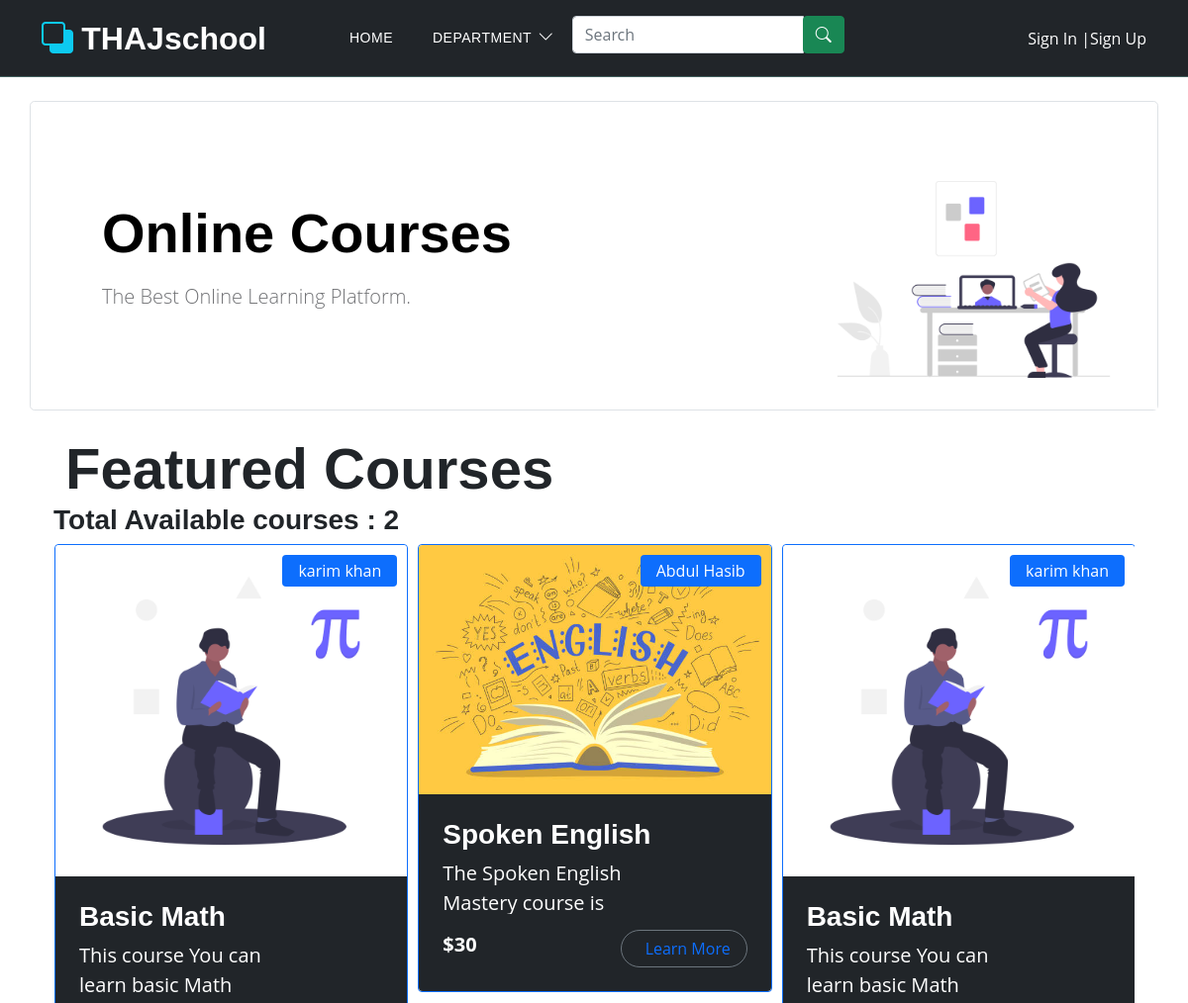
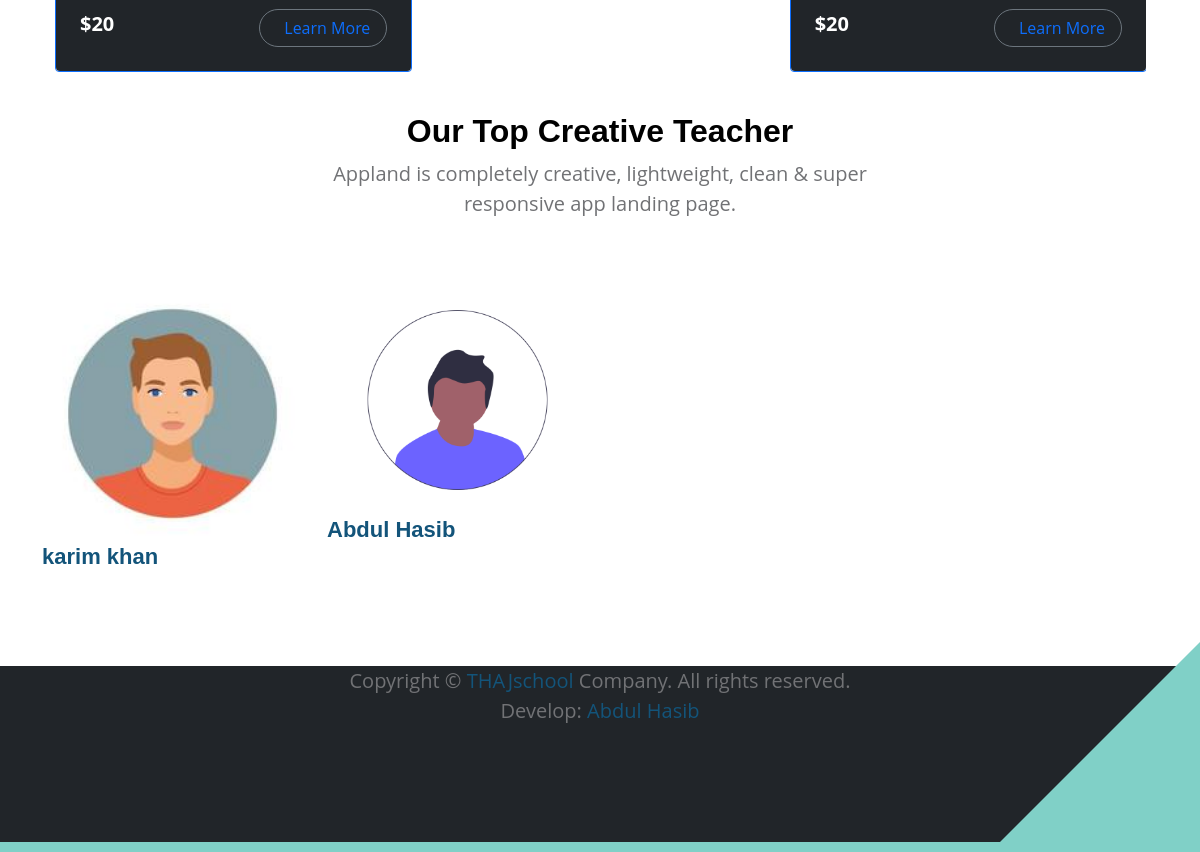
The page /student/ on the database its author committed (2 pictures, top to bottom).
### teachers/models.py (models this page shows, shortened)
class addCourses(models.Model):
  user = models.ForeignKey(Teacher, related_name='account', on_delete=models.CASCADE)
  title = models.CharField(max_length=100)
  slug = models.SlugField(unique=True)
  description = models.TextField(max_length=1000)
  department = models.ForeignKey(Department, on_delete=models.CASCADE)
  created_date = models.DateTimeField(auto_now_add=True)
  modified_date = models.DateTimeField(auto_now=True)
  available_courses= models.BooleanField(default=True)
  price = models.IntegerField()
  course_duration = models.CharField(max_length=50)
  course_content = models.TextField(max_length=2000)
  img = models.ImageField(upload_to='images/', blank =True)
  video = models.FileField(upload_to='teacher/course-video/', blank=True)
  course_video = models.FileField(upload_to='teacher/course-video/', blank=True)

### accounts/models.py (models this page shows, shortened)
class UserAccount(AbstractBaseUser):
  class Types(models.TextChoices):
        STUDENT = "STUDENT" , "student"
        TEACHER = "TEACHER" , "teacher"
  type = models.CharField(max_length = 8 , choices = Types.choices , default = Types.TEACHER)
  first_name = models.CharField(max_length=50, null=True)
  last_name = models.CharField(max_length=50, null=True)
  username = models.CharField(max_length=50, unique=True, null=True)
  phone_number = models.CharField(max_length=50, null=True)
  email = models.EmailField(max_length=100, unique=True)
  image = models.ImageField(upload_to = 'images/account/', null=False, blank = False, default='images/account/profile.jpg')
  date_joined = models.DateTimeField(auto_now_add=True)
  last_login = models.DateTimeField(auto_now=True, null=True)
  is_active = models.BooleanField(default = True)
  is_staff = models.BooleanField(default = False)
  is_superuser = models.BooleanField(default = False)
  is_admin = models.BooleanField(default= False)
  is_student = models.BooleanField(default = False)
  is_teacher = models.BooleanField(default = False)
  USERNAME_FIELD = "email"
  REQUIRED_FIELDS = ['username', 'first_name', 'last_name']
  objects = UserAccountManager()

### students/views.py (the view, shortened to what this page needs)
# urls.py: path('', views.mainPageView, name = 'main_page'),
def mainPageView(request, slug_department=None):
  teacher = Teacher.objects.all()
  teacher_valid = True
  lst = []
  if slug_department != None:
    department = get_object_or_404(Department, slug =slug_department)
    course = addCourses.objects.filter(available_courses=True, department = department )
    p_count = course.count()
  else:
    course = addCourses.objects.filter(available_courses=True)
    p_count = course.count()
  if teacher_valid == True:
    teachers =  teacher
  else:
    teachers = lst
  context = {
    'course':course,
    'p_count':p_count,
    'teachers':teachers,
  }
  return render(request, 'main_page.html', context)

### accounts/models.py (called while the page is built)
	def get_queryset(self , *args , **kwargs):
		queryset = super().get_queryset(*args , **kwargs)
		queryset = queryset.filter(type = UserAccount.Types.TEACHER)
		return queryset

### teachers/context_processors.py (called while the page is built)
def menu_links(request):
  links = Department.objects.all()
  return dict(links = links)

### teachers/models.py (called while the page is built)
  def get_url(self):
    return reverse('department_page', args=[self.slug])

### students/templates/main_page.html (shortened to what this page needs)
{% extends "base.html" %}
{% block content %}
{% load static %}
{% include "includes/stu_navbar.html" %}
<div class="container my-4 ">
  <div class="row p-4 pb-0 pe-lg-0 pt-lg-5 align-items-center rounded-3 border ">
    <div class="col-lg-7 p-3 p-lg-5 pt-lg-3">
      <div class="lc-block mb-3">
        <div editable="rich">
          <h2 class="fw-bold display-4 ">Online Courses&nbsp;<p></p>
          </h2>
        </div>
      </div>
      <div class="lc-block mb-3">
        <div editable="rich">
          <p class="lead">The Best Online Learning Platform.
          </p>
        </div>
      </div>
    </div>
    <div class="col-lg-4 offset-lg-1 p-0 overflow-hidden ">
      <div class="lc-block"><img class="rounded-start w-100" src="{% static 'images/Teacher_student/hero.png' %}"
          alt="Photo by Diego PH" width="720"></div>
    </div>
  </div>
</div>
<div class="container">
  <div class="container-fluid vesitable  ">
    <div class="container">
      <h1 class="mb-0">Featured Courses</h1>
    </div>
    <h4 class="text-dark">Total Available courses : {{p_count}}</h4>
    <div class="owl-carousel vegetable-carousel justify-content-center">
      {% for i in course %}
      <div class="border border-primary rounded position-relative vesitable-item">
        <div class="vesitable-img">
          <img src="{{i.img.url}}" class="img-fluid w-100 rounded-top" alt="">
        </div>
        <div class="text-white bg-primary px-3 py-1 rounded position-absolute" style="top: 10px; right: 10px;">
          {{i.user.first_name}} {{i.user.last_name}}</div>
        <div class="p-4 rounded-bottom bg-dark ">
          <h4 class="text-white">{{i.title}}</h4>
          <p style="
            display: -webkit-box;
            -webkit-line-clamp: 3;
            -webkit-box-orient: vertical;
            max-width: 200px;
            overflow: hidden;
            text-overflow: ellipsis;
            height:56px;" class="text-white">{{i.description}}</p>
          <div class="d-flex justify-content-between flex-lg-wrap">
            <p class="text-white fs-5 fw-bold mb-0">${{i.price}}</p>
            <a href="{% url 'single_page' i.slug %}"
              class="btn  border border-secondary rounded-pill px-3 text-primary"> Learn More</a>
          </div>
        </div>
      </div>
      {% endfor %}
    </div>
  </div>
</div>
<div class="container py-3 mt-4 mb-4">
  <div class="row justify-content-center">
    <div class="col-12 col-sm-8 col-lg-6">
      <div class="section_heading text-center wow fadeInUp" data-wow-delay="0.2s"
        style="visibility: visible; animation-delay: 0.2s; animation-name: fadeInUp;">
        <h3>Our Top Creative <span> Teacher</span></h3>
        <p>Appland is completely creative, lightweight, clean &amp; super responsive app landing page.</p>
      </div>
    </div>
  </div>
  <div class="row">
    {% for i in teachers %}
    <div class="col-12 col-sm-6 col-lg-3 py-5">
      <div class="single_advisor_profile wow fadeInUp" data-wow-delay="0.2s"
        style="visibility: visible; animation-delay: 0.2s; animation-name: fadeInUp;">
        <div class="advisor_thumb"><img src="{{i.image.url}}" class="img-fluid w-100 rounded-top" alt="">
        </div>
        <div class="single_advisor_details_info">
          <h6>{{i.first_name }} {{i.last_name}}</h6>
        </div>
      </div>
    </div>
    {% endfor %}
  </div>
</div>
{% endblock content %}

### templates/base.html (shortened to what this page needs)
<!DOCTYPE html>
{% load static %}
<html lang="en">
<head>
  <link rel="stylesheet" href="https://cdnjs.cloudflare.com/ajax/libs/OwlCarousel2/2.3.4/assets/owl.carousel.min.css">
  <link rel="stylesheet"
    href="https://cdnjs.cloudflare.com/ajax/libs/OwlCarousel2/2.3.4/assets/owl.theme.default.min.css">
  <link href="https://cdn.jsdelivr.net/npm/bootstrap@5.0.2/dist/css/bootstrap.min.css" rel="stylesheet"
>
  <link rel="stylesheet" href="{% static 'css/bootstrap-icons.css'%}">
  <link rel="stylesheet" href="{% static 'css/templatemo-topic-listing.css' %}">
</head>
<body >
  {% block content %}
  {% endblock content %}
  {% include "includes/footer.html" %}
</body>
</html>

### templates/includes/stu_navbar.html (shortened to what this page needs)
<nav class="navbar navbar-expand-lg bg-dark sticky-top">
  <div class="container">
    <a class="navbar-brand " href="{% url 'home' %}">
      <i class="bi-back text-info"></i>
      <span class="text-white">THAJschool</span>
    </a>
    <div class="collapse navbar-collapse" id="navbarNav">
      <ul class="navbar-nav ms-lg-5 me-lg-auto">
        <li class="nav-item">
          <a class="nav-link click-scroll" href="{% url 'main_page'%}">Home</a>
        </li>
        <li class="nav-item dropdown">
          <a class="nav-link dropdown-toggle" href="#" id="navbarLightDropdownMenuLink" role="button"
            data-bs-toggle="dropdown" aria-expanded="false">Department</a>
        </li>
        <li class="nav-item mt-2 navbar-nav">
          <form action="{% url 'search' %}" class="search" method="GET">
            <div class="input-group w-150">
              <input type="text" class="form-control" style="width: 80%;" placeholder="Search" name="keyword" />
              <div class="input-group-append">
                <button class="btn btn-success" type="submit">
                  <i class="bi bi-search"></i>
                </button>
              </div>
            </div>
          </form>
        </li>
      </ul>
      {% if request.user.is_authenticated %}
      <ul class="navbar-nav flex-row ms-auto align-items-center ">
        <li class="nav-item dropdown ">
          <a class="nav-link nav-icon-hover" href="javascript:void(0)" id="drop2" data-bs-toggle="dropdown"
            aria-expanded="false">
            <img src="{{request.user.image.url}}" alt="" width="35" height="35" class="rounded-circle">
          </a>
          <div class="dropdown-menu dropdown-menu-end dropdown-menu-animate-up" aria-labelledby="drop2">
            <div class="message-body">
              <a href="{% url 'student_profile' %}" class="d-flex align-items-center gap-2 dropdown-item">
                <i class="ti ti-user fs-6"></i>
                <p class="mb-0 fs-3">My Profile</p>
              </a>
              <a href="{% url 'student_logout' %}" class="btn btn-outline-primary mx-3 mt-2 d-block">Logout</a>
            </div>
          </div>
        </li>
      </ul>
      {% else %}
      <a class="text-white ml-5" href="{% url 'student_login' %}">Sign In |</a>
      <a class="text-white " href="{% url 'student_register' %}">Sign Up</a>
      {% endif %}
    </div>
  </div>
</nav>

### templates/includes/footer.html
<footer class="site-footer section-padding bg-dark">
  <div class="container">
    <div class="row text-center">
      <p>Copyright © <a href="#">THAJschool</a> Company. All rights reserved.
        <br>Develop: <a href="https://www.facebook.com/abdulhasib30/" target="_blank" title="free CSS templates">Abdul
          Hasib</a>
      </p>
    </div>
  </div>
</footer>

### static/css/templatemo-topic-listing.css (style rules this page uses)
:root { --white-color: #ffffff; --primary-color: #13547a; --secondary-color: #80d0c7; --section-bg-color: #f0f8ff; --custom-btn-bg-color: #80d0c7; --custom-btn-bg-hover-color: #13547a; --dark-color: #000000; --p-color: #717275; --border-color: #7fffd4; --link-hover-color: #13547a; --body-font-family: 'Open Sans', sans-serif; --title-font-family: 'Montserrat', sans-serif; --h1-font-size: 58px; --h2-font-size: 46px; --h3-font-size: 32px; --h4-font-size: 28px; --h5-font-size: 24px; --h6-font-size: 22px; --p-font-size: 20px; --menu-font-size: 14px; --btn-font-size: 18px; --copyright-font-size: 16px; --border-radius-large: 100px; --border-radius-medium: 20px; --border-radius-small: 10px; --font-weight-normal: 400; --font-weight-medium: 500; --font-weight-semibold: 600; --font-weight-bold: 700; }
body { background-color: var(--white-color); font-family: var(--body-font-family); }
h2, h3, h4, h5, h6 { color: var(--dark-color); }
h1, h2, h3, h4, h5, h6 { font-family: var(--title-font-family); font-weight: var(--font-weight-semibold); }
h1 { font-size: var(--h1-font-size); font-weight: var(--font-weight-bold); }
h2 { font-size: var(--h2-font-size); font-weight: var(--font-weight-bold); }
h3 { font-size: var(--h3-font-size); }
h4 { font-size: var(--h4-font-size); }
h6 { color: var(--primary-color); font-size: var(--h6-font-size); }
p { color: var(--p-color); font-size: var(--p-font-size); font-weight: var(--font-weight-normal); }
ul li { color: var(--p-color); font-size: var(--p-font-size); font-weight: var(--font-weight-normal); }
a, button { touch-action: manipulation; transition: all 0.3s; }
a { display:inline; color: var(--primary-color); text-decoration: none; }
.section-padding { padding-bottom: 100px; }
.navbar { background: transparent; border-bottom: 1px solid rgba(128, 208, 199, 0.35); z-index: 9; }
.navbar-brand, .navbar-brand:hover { font-size: var(--h3-font-size); font-weight: var(--font-weight-bold); display: block; }
.navbar-brand span { font-family: var(--title-font-family); }
.navbar-expand-lg .navbar-nav .nav-link { border-radius: var(--border-radius-large); margin: 10px; padding: 10px; }
.navbar-nav .nav-link { display: inline-block; color: var(--white-color); font-family: var(--title-font-family); font-size: var(--menu-font-size); font-weight: var(--font-weight-medium); text-transform: uppercase; letter-spacing: 0.5px; position: relative; padding-top: 15px; padding-bottom: 15px; }
.navbar .dropdown-toggle::after { content: "\f282"; font-family: bootstrap-icons !important; font-size: var(--copyright-font-size); font-style: normal; font-weight: normal !important; font-variant: normal; text-transform: none; line-height: 1; vertical-align: -.125em; -webkit-font-smoothing: antialiased; -moz-osx-font-smoothing: grayscale; position: relative; left: 2px; border: 0; }
.site-footer { border-bottom: 10px solid var(--secondary-color); position: relative; }
.site-footer::after { content: ""; position: absolute; bottom: 0; right: 0; width: 0; height: 0; border-style: solid; border-width: 0 0 200px 200px; border-color: transparent transparent var(--secondary-color) transparent; pointer-events: none; }
a { touch-action: manipulation; }

### rows shown on the page
addCourses: img (picture), user.first_name "karim", user.last_name "khan", title "Basic Math", description "This course You can learn basic Math", price "20"
addCourses: img (picture), user.first_name "Abdul", user.last_name "Hasib", title "Spoken English", description "The Spoken English Mastery course…", price "30"
UserAccount: image (picture), first_name "karim", last_name "khan"
UserAccount: image (picture), first_name "Abdul", last_name "Hasib"

### other values the page prints
{{ p_count }} "2"
